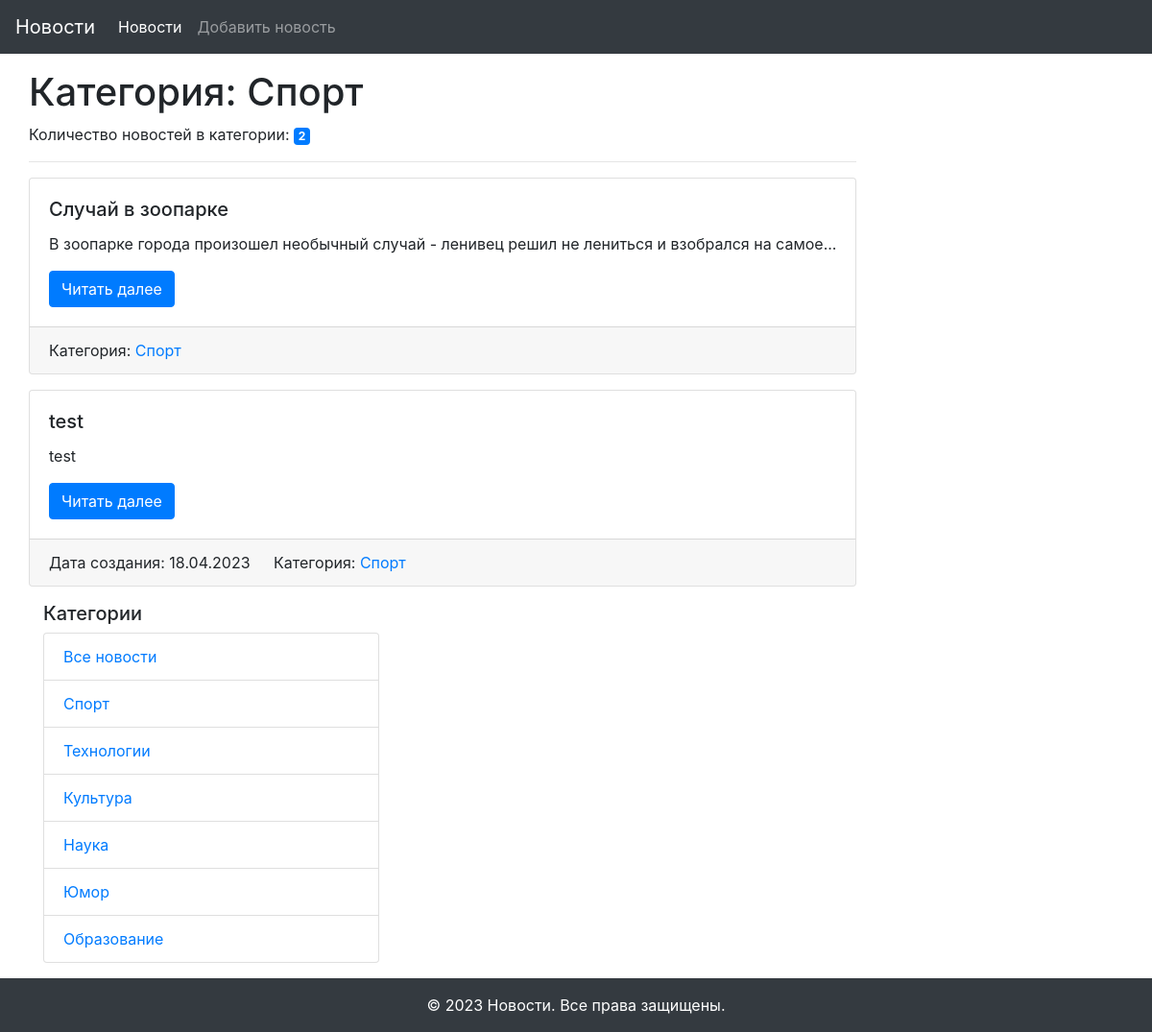
The page /category/1 on the database as committed earlier.
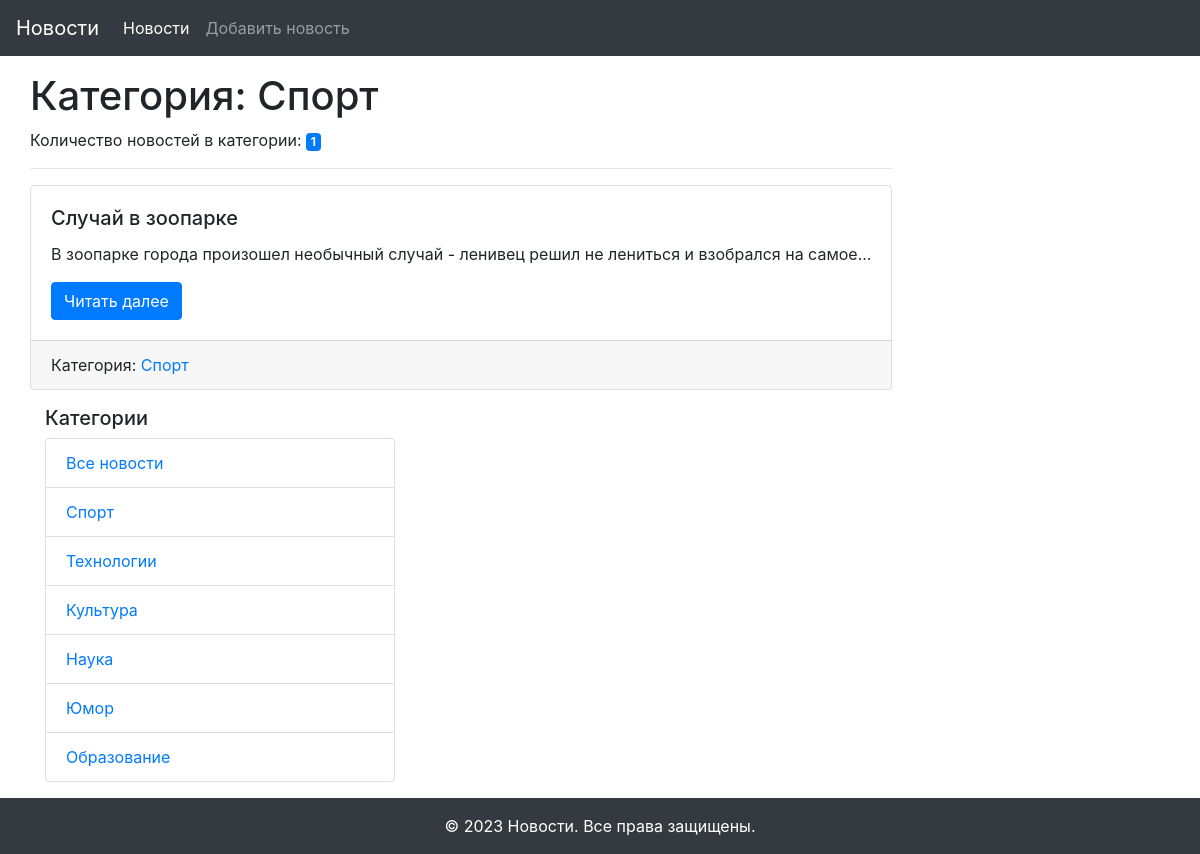
The same page on the database as committed later.
### app/models.py (models this page shows, shortened)
class Category(db.Model):
    id = db.Column(db.Integer, primary_key=True)
    title = db.Column(db.String(255), nullable=False)
    news = db.relationship("News", back_populates="category")

class News(db.Model):
    id = db.Column(db.Integer, primary_key=True)
    title = db.Column(db.String(255), unique=True, nullable=False)
    text = db.Column(db.Text, nullable=False)
    created_date = db.Column(db.DateTime, default=datetime.utcnow)
    category_id = db.Column(db.Integer, db.ForeignKey("category.id"), nullable=True)
    category = db.relationship("Category", back_populates="news")

### app/views.py (the view)
@app.route("/category/<int:id>")
def news_in_category(id):
    category = Category.query.get(id)
    news = category.news
    category_name = category.title
    categories = Category.query.all()
    return render_template("category.html", news=news, category_name=category_name, categories=categories)

### app/templates/category.html (shortened to what this page needs)
{% extends "base.html" %}
{% block content %}
  <h1>Категория: {{ category_name }}</h1>
  <p>Количество новостей в категории: <span class="badge badge-primary">{{ news|length }}</span></p>
  <hr>
  {% for news in news %}
  <div class="card mb-3">
    <div class="card-body">
      <h5 class="card-title">{{ news.title }}</h5>
      <p class="card-text">{{ news.text|truncate(100) }}</p>
      <a href="{{ url_for('news_detail', id=news.id) }}" class="btn btn-primary">Читать далее</a>
    </div>
    <div class="card-footer">
      {% if news.created_date %}
        <span class="card-link">Дата создания: {{ news.created_date.strftime('%d.%m.%Y') }}</span>
      {% endif %}
      {% if news.category %}
        <span class="card-link">Категория: <a href="{{ url_for('news_in_category', id=news.category.id) }}">{{ news.category.title }}</a></span>
      {% endif %}
    </div>
  </div>
  {% else %}
  <p class="card-text">Новостей пока нет!</p>
  {% endfor %}
{% endblock content %}

### app/templates/base.html (shortened to what this page needs)
<!DOCTYPE html>
<html lang="ru">
    <head>
        <link rel="stylesheet" href="{{ url_for('static', filename='css/bootstrap.min.css') }}">
    </head>
    <body>
        <div id="wrapper">
            {% include "navigation.html" %}
            <div class="container my-3">
                <div class="row">
                    <div class="md-col-8">
                        {% block content %}{% endblock content %}
                    </div>
                    {% include "side_navigation.html" %}
                </div>
            </div>
            {% include "footer.html" %}
        </div>
    </body>
</html>

### app/templates/navigation.html
<nav class="navbar navbar-expand-md navbar-dark bg-dark">
    <a class="navbar-brand" href="{{ url_for('index') }}">Новости</a>
    <div class="collapse navbar-collapse" id="navbarNav">
        <ul class="navbar-nav">
            <li class="nav-item active">
                <a class="nav-link" href="{{ url_for('index') }}">Новости</a>
            </li>
            <li class="nav-item">
                <a class="nav-link" href="{{ url_for('add_news') }}">Добавить новость</a>
            </li>
        </ul>
    </div>
</nav>

### app/templates/side_navigation.html
<div class="col-md-4">
    <h5>Категории</h5>
  <ul class="list-group">
    <li class="list-group-item"><a href="{{ url_for('index') }}">Все новости</a></li>
    {% for category in categories %}
      <li class="list-group-item"><a href="{{ url_for('news_in_category', id=category.id) }}">{{ category.title }}</a></li>
    {% endfor %}
  </ul>
</div>

### app/templates/footer.html
<footer id="footer" class="bg-dark text-white text-center py-3">
    &copy; 2023 Новости. Все права защищены.
</footer>

Rows that differ between the two databases and show on the page:
removed News: title "test", text "test", created_date "18.04.2023", category "Спорт"
Other text that changed with them:
{{ news|length }}: "2" → "1"
